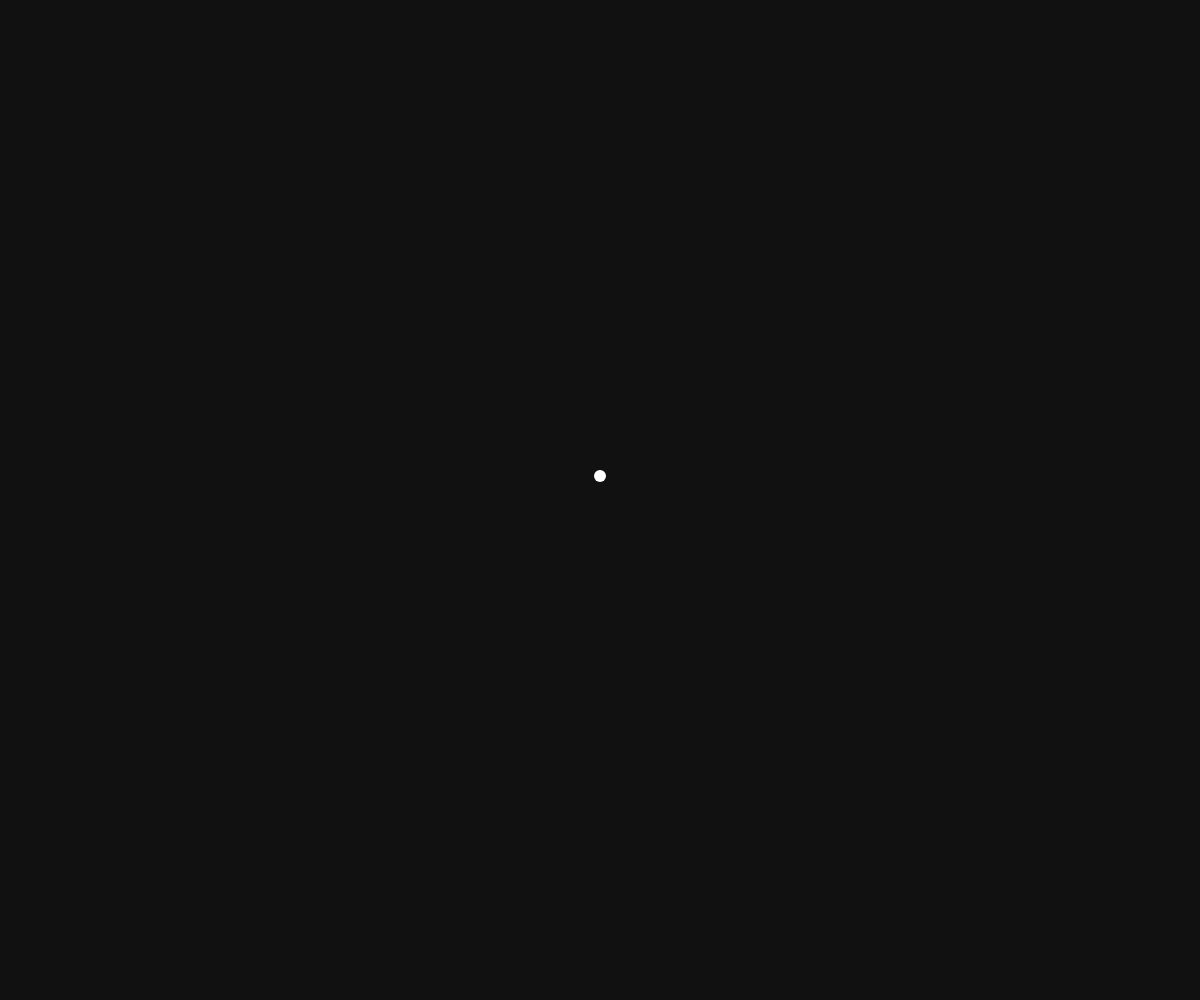
Frame 1 (no input)
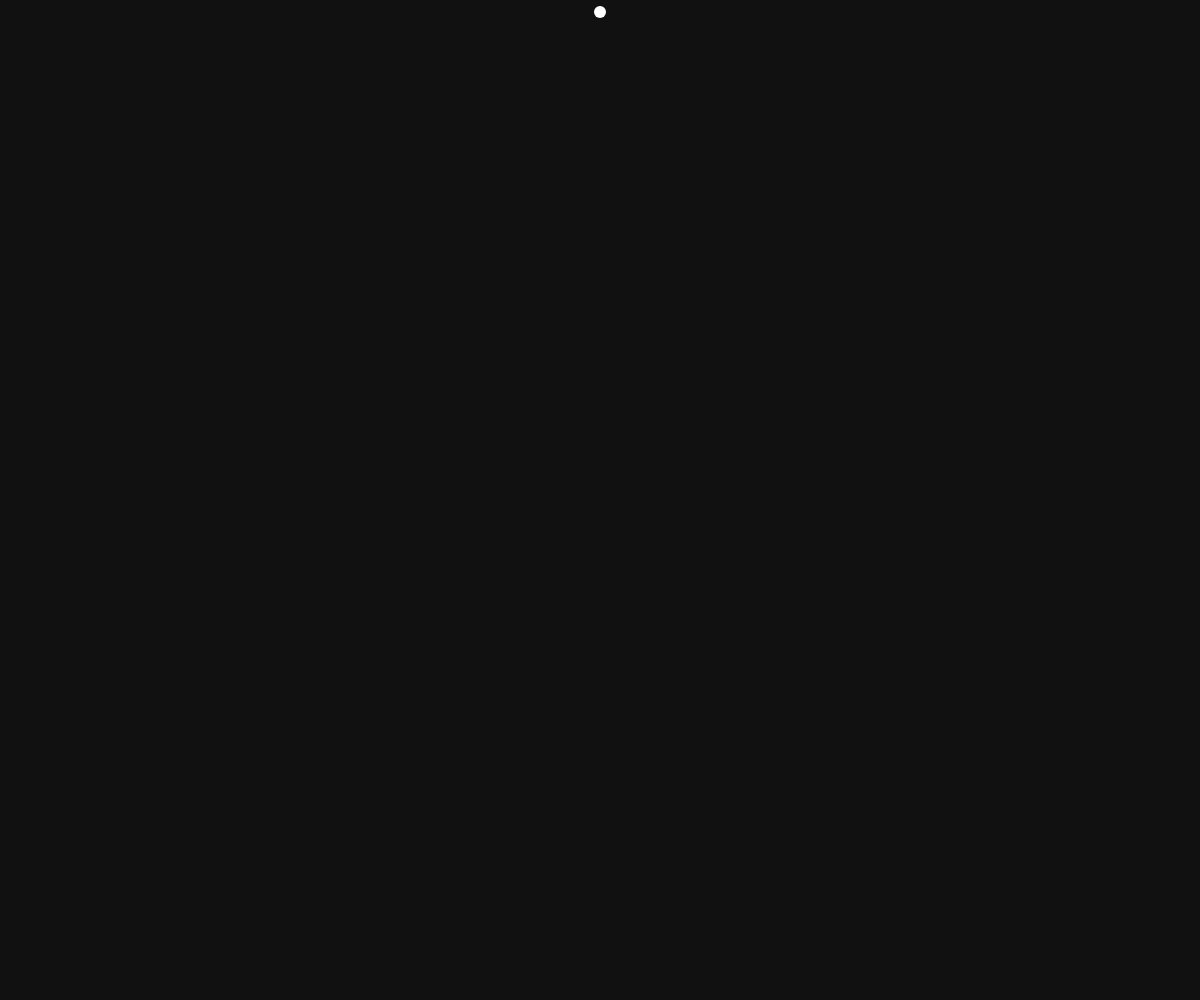
Frame 60 (no input)
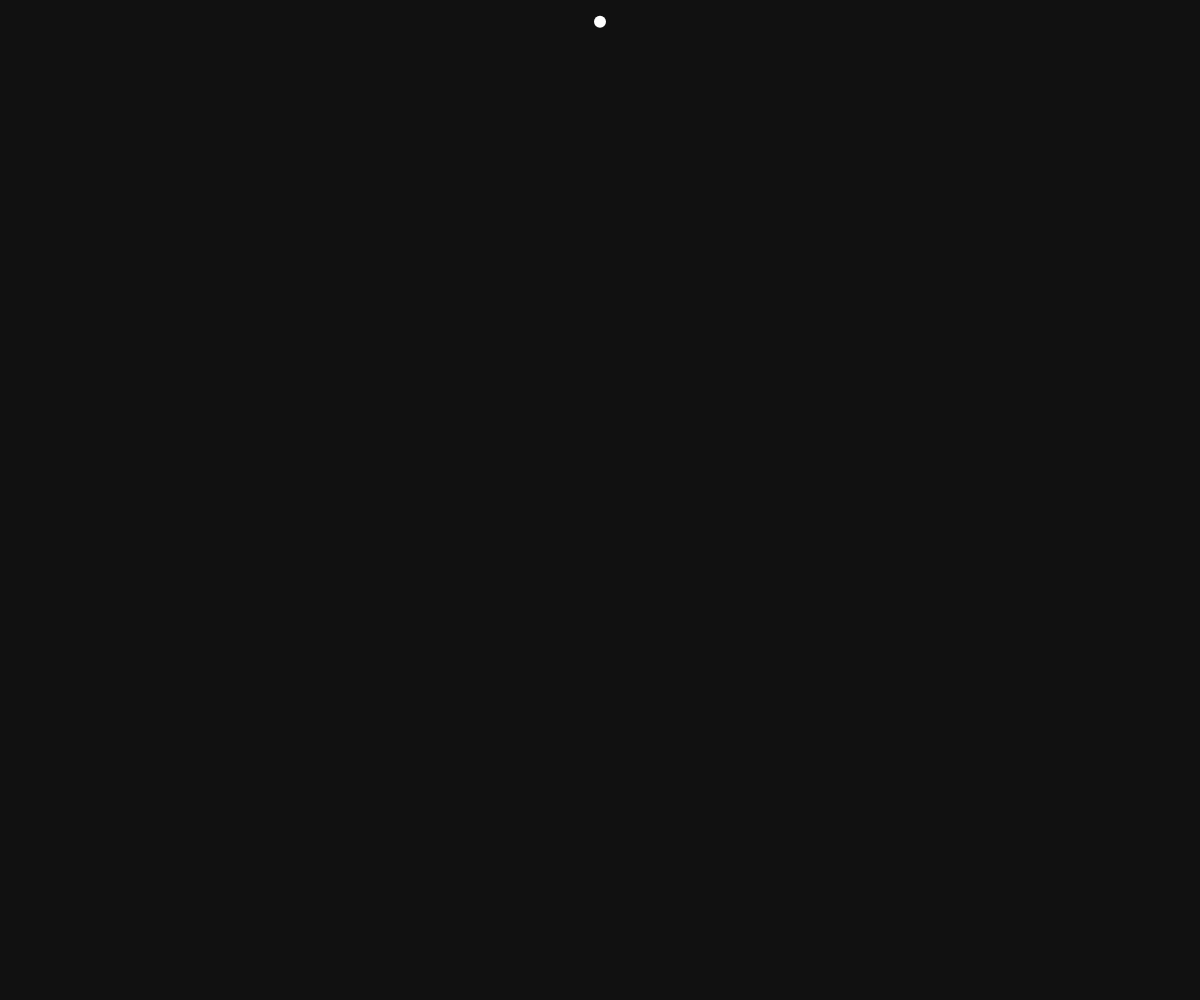
Frame 120 (the mouse pressed at the canvas centre since frame 60)

The p5.js sketch that drew these frames (run headless with seeded random() and noise() and a simulated clock; from frame 60 on, the mouse is pressed at the canvas centre):

// p5.js sketch
// ── sketch.js


let unit;

function setup() {
	createCanvas(windowWidth, windowHeight);

	windowResized();
}

function draw() {
	background(0x11);

	stroke("white");
	strokeWeight(unit);

	//point(width / 2, map(sin(sin(sin(sin(sin(sin(sin(sin(sin(sin(sin(sin(sin(sin(frameCount / 30)))))))))))))), 1, -1, unit, height - unit));
	point(width / 2, map(sin(sin(sin(frameCount / 50) * PI / 2) * PI / 2), 1, -1, unit, height - unit))
}

function windowResized() {
	resizeCanvas(windowWidth, windowHeight);

	unit = width / 100;
}
// ── style.css
html, body {
	background-color: #111;
	color: #fff;
  margin: 0;
	border: 0;
  padding: 0;
  font-family: Roboto, sans-serif;
}

canvas {
  display: block;
}

a:link, a:visited {
  color: dodgerBlue;
  
  text-decoration: underline;
  cursor: pointer;
}
